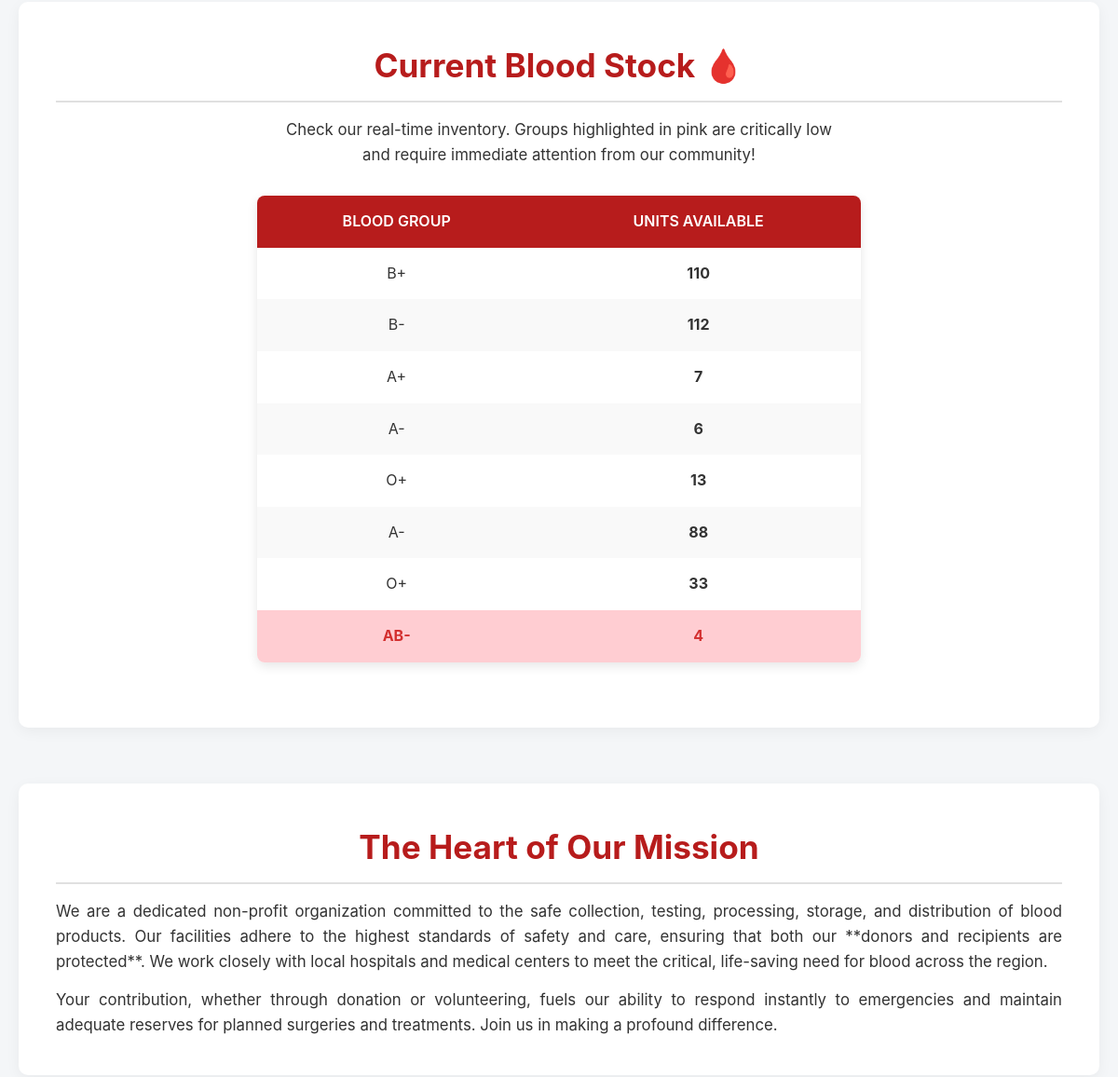
The app's page / (middle part), older data.
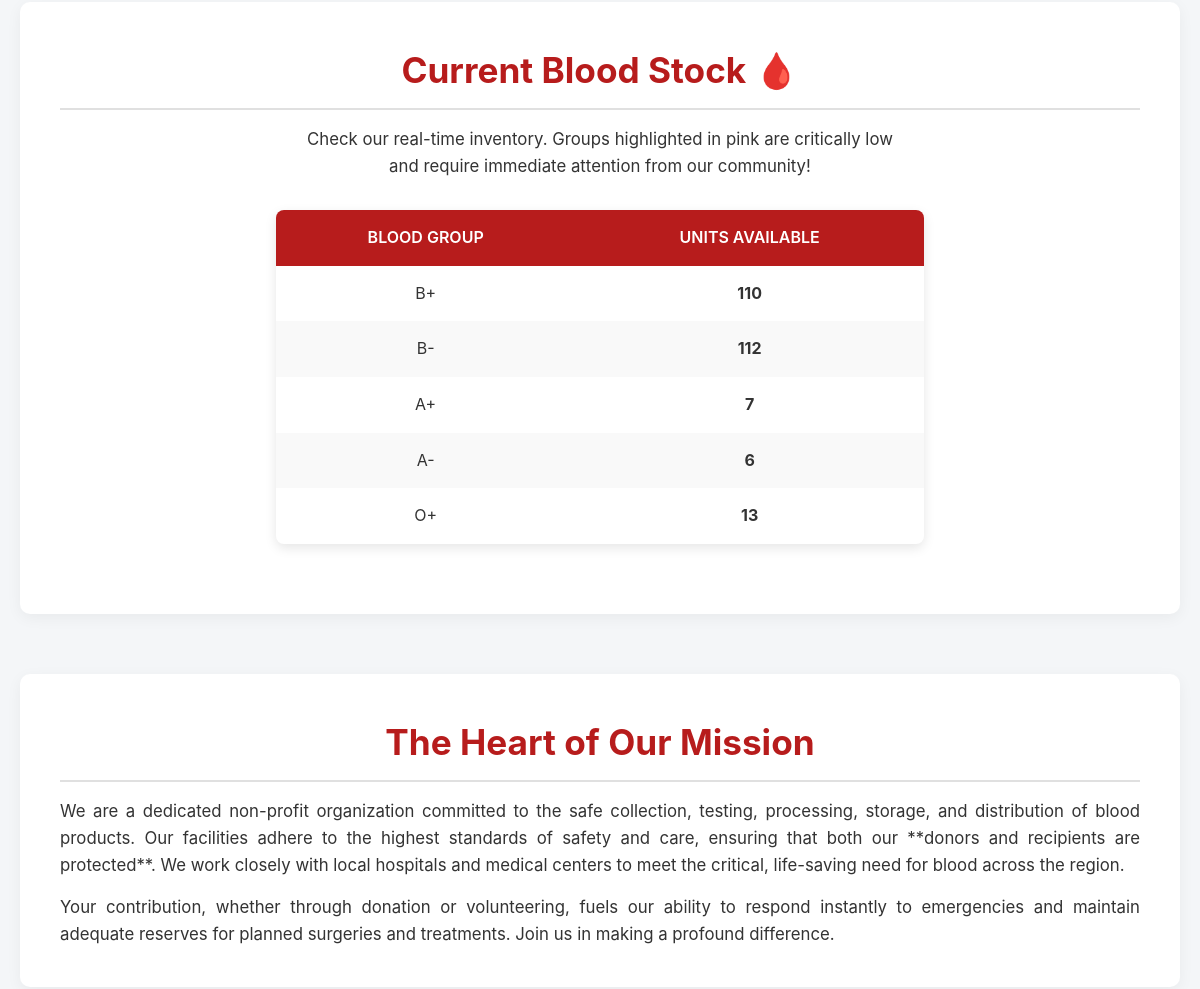
The same page, newer data.
### bloodmanager/models.py (models this page shows, shortened)
class BloodStock(models.Model):
    hospital = models.ForeignKey(Hospital, on_delete=models.CASCADE, null=True, blank=True)
    blood_group = models.CharField(max_length=3, choices=BLOOD_GROUP_CHOICES)
    units = models.PositiveIntegerField(default=0)

### bloodmanager/views.py (the view)
# urls.py: 2. Add a URL to urlpatterns:  path('', views.home, name='home')
def home(request):
    stock = BloodStock.objects.all()
    return render(request, 'index.html', {'stock': stock})

### bloodmanager/templates/index.html (shortened to what this page needs)
<!DOCTYPE html>
<html lang="en">
<head>
</head>
<body>
<main>
    <section id="stock" class="content-section">
        <h1>Current Blood Stock 🩸</h1>
        <p style="text-align: center; max-width: 600px; margin: 10px auto 20px;">Check our real-time inventory. Groups highlighted in pink are critically low and require immediate attention from our community!</p>
        <table>
            <thead>
                <tr>
                    <th>Blood Group</th>
                    <th>Units Available</th>
                </tr>
            </thead>
            <tbody>
                {% for item in stock %}
                <tr class="{% if item.units < 5 %}low-stock{% endif %}">
                    <td>{{ item.blood_group }}</td>
                    <td><strong>{{ item.units }}</strong></td>
                </tr>
                {% empty %}
                <tr><td colspan="2" style="color: #777;">No stock information available. (Admin needs to populate the data)</td></tr>
                {% endfor %}
            </tbody>
        </table>
    </section>
    <section id="about" class="content-section">
        <h1>The Heart of Our Mission</h1>
        <p>We are a dedicated non-profit organization committed to the safe collection, testing, processing, storage, and distribution of blood products. Our facilities adhere to the highest standards of safety and care, ensuring that both our **donors and recipients are protected**. We work closely with local hospitals and medical centers to meet the critical, life-saving need for blood across the region.</p>
        <p>Your contribution, whether through donation or volunteering, fuels our ability to respond instantly to emergencies and maintain adequate reserves for planned surgeries and treatments. Join us in making a profound difference.</p>
    </section>
</main>
</body>
</html>

Row changes from the older to the newer data that the page shows:
removed BloodStock: blood_group "A-", units "88"
removed BloodStock: blood_group "O+", units "33"
removed BloodStock: blood_group "AB-", units "4"
